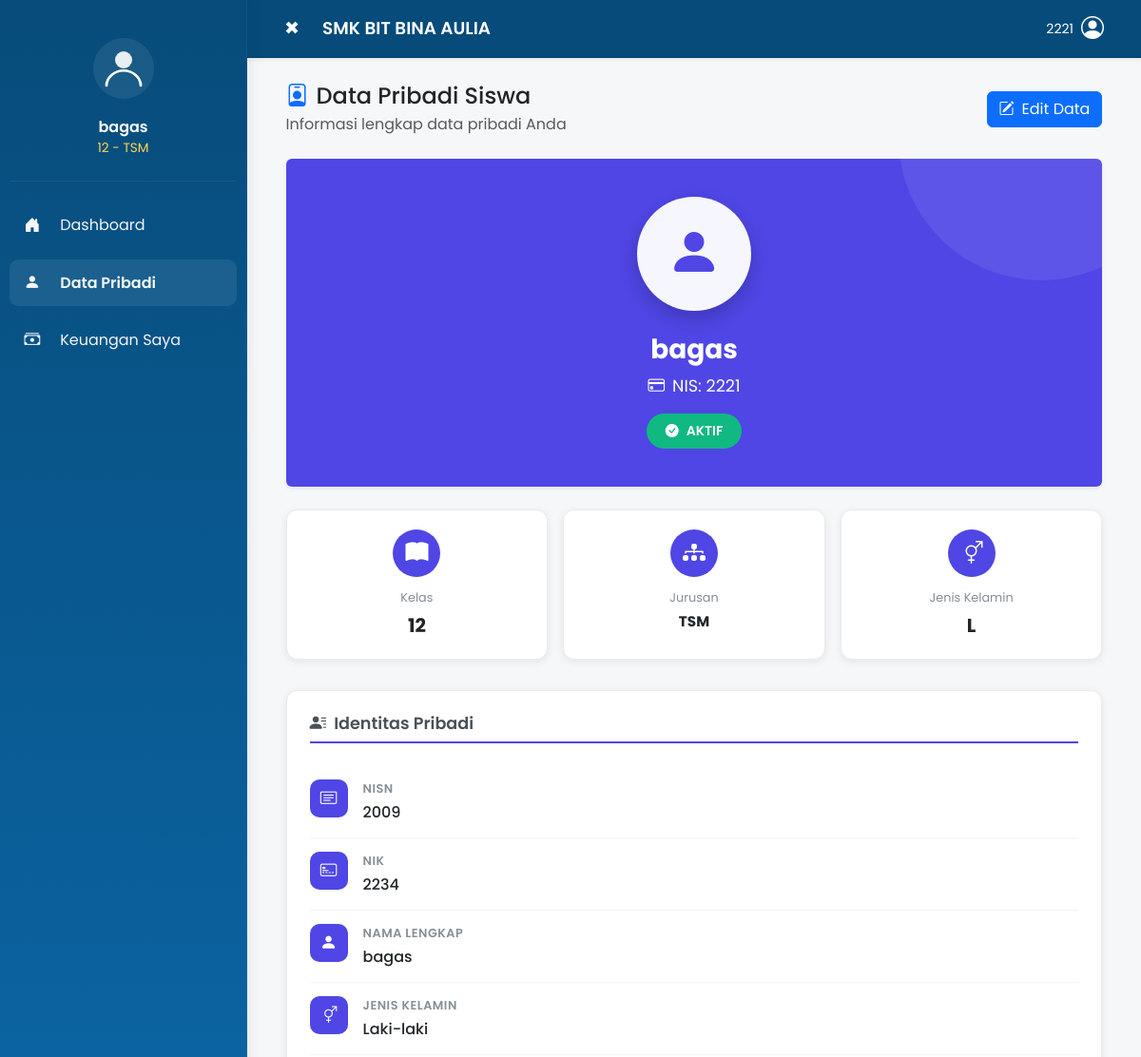
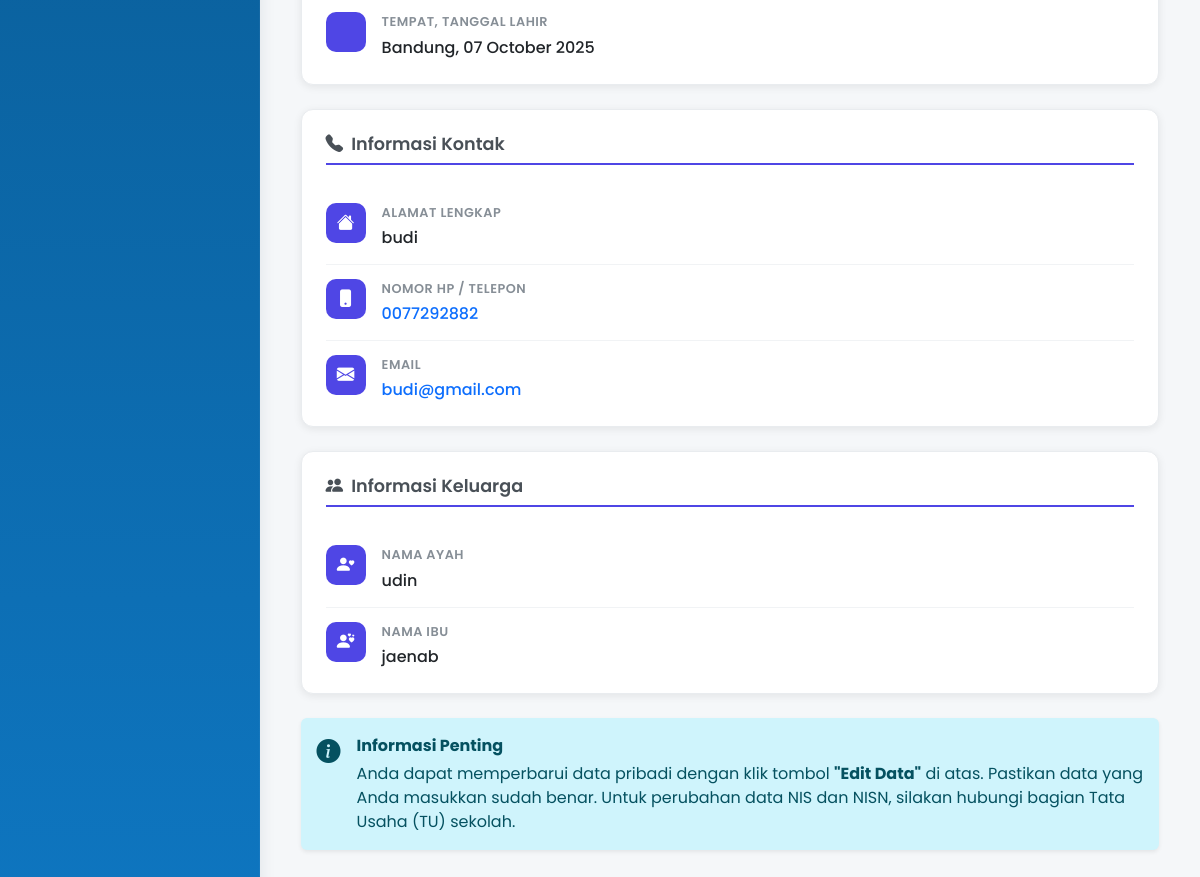
/student/profile.php (signed in), run on the app's committed database (2 pictures, top to bottom).
### tables this page shows
CREATE TABLE `siswa` (
  `nis` varchar(20) NOT NULL,
  `nisn` varchar(20) DEFAULT NULL,
  `user_id` int NOT NULL,
  `nama` varchar(100) NOT NULL,
  `tempat_lahir` varchar(100) DEFAULT NULL,
  `tanggal_lahir` date DEFAULT NULL,
  `jk` char(1) NOT NULL,
  `kelas` varchar(10) DEFAULT NULL,
  `jurusan` varchar(50) DEFAULT NULL,
  `nik` varchar(20) DEFAULT NULL,
  `ayah` varchar(100) DEFAULT NULL,
  `ibu` varchar(100) DEFAULT NULL,
  `alamat` text,
  `email` varchar(100) DEFAULT NULL,
  `no_hp` varchar(20) DEFAULT NULL,
  `status_siswa` enum('aktif','lulus','keluar','pindah') DEFAULT 'aktif',
  `foto` varchar(255) DEFAULT NULL
);

### public/auth_check.php (called while the page is built, shortened)
<?php
$adminName = $_SESSION['username'] ?? 'User';
?>

### public/student/profile.php (the view, shortened to what this page needs)
<?php
require_once __DIR__ . '/../config.php';
require_once __DIR__ . '/../auth_check.php';
$username = $_SESSION['username'];
$sql = "SELECT * FROM siswa WHERE nis = '$username' LIMIT 1";
$result = $conn->query($sql);
$siswa = $result->fetch_assoc();
?>
<!doctype html>
<html lang="en">
<head>
  <link href="https://cdn.jsdelivr.net/npm/bootstrap@5.3.2/dist/css/bootstrap.min.css" rel="stylesheet">
  <link href="https://cdn.jsdelivr.net/npm/bootstrap-icons@1.10.5/font/bootstrap-icons.css" rel="stylesheet">
  <link rel="stylesheet" href="/css/dashboard.css">
  <link rel="stylesheet" href="/css/responsive.css">
</head>
<body class="has-sidebar">
  <aside class="sidebar" id="sidebar">
    <div class="sidebar-header text-center py-4">
      <div class="profile-avatar mb-2">
        <svg width="54" height="54" viewBox="0 0 24 24" fill="none" xmlns="http://www.w3.org/2000/svg">
          <circle cx="12" cy="8" r="4" fill="#fff" opacity="0.9"/>
          <path d="M4 20c0-4 4-7 8-7s8 3 8 7" stroke="#fff" stroke-width="1.2" stroke-linecap="round" stroke-linejoin="round"/>
        </svg>
      </div>
      <div class="profile-name"><?php echo htmlspecialchars($siswa['nama']); ?></div>
      <div class="profile-role text-muted">
        <?php
        echo htmlspecialchars($siswa['kelas']);
        if (!empty($siswa['jurusan'])) {
          echo ' - ' . htmlspecialchars($siswa['jurusan']);
        }
        ?>
      </div>
    </div>
    <nav class="sidebar-nav" role="navigation" aria-label="Main menu">
      <ul class="nav flex-column">
        <li class="nav-item">
          <a class="nav-link" href="index.php">
            <i class="bi bi-house-door-fill me-2"></i>
            <span class="nav-text">Dashboard</span>
          </a>
        </li>
        <li class="nav-item">
          <a class="nav-link active" href="profile.php">
            <i class="bi bi-person-fill me-2"></i>
            <span class="nav-text">Data Pribadi</span>
          </a>
        </li>
        <li class="nav-item">
          <a class="nav-link" href="finance.php">
            <i class="bi bi-cash-stack me-2"></i>
            <span class="nav-text">Keuangan Saya</span>
          </a>
        </li>
      </ul>
    </nav>
  </aside>
  <div class="main-wrapper">
    <header class="topbar shadow-sm">
      <div class="container-fluid d-flex align-items-center justify-content-between">
        <div class="d-flex align-items-center">
          <button id="sidebarToggle" class="btn btn-toggle btn-sm me-3">☰</button>
          <h1 class="app-title mb-0">SMK BIT BINA AULIA</h1>
        </div>
        <div class="d-flex align-items-center">
          <div class="dropdown">
            <button class="btn d-flex align-items-center gap-2"
                    type="button"
                    id="userDropdown"
                    onclick="toggleUserDropdown(event)">
              <span class="d-none d-md-inline text-white" style="font-size: 0.875rem;"><?php echo htmlspecialchars($adminName); ?></span>
              <i class="bi bi-person-circle text-white" style="font-size: 1.5rem;"></i>
            </button>
          </div>
        </div>
      </div>
    </header>
    <main class="content">
      <div class="container-fluid">
        <div class="d-flex justify-content-between align-items-center mb-4">
          <div>
            <h4 class="mb-1"><i class="bi bi-person-badge me-2 text-primary"></i>Data Pribadi Siswa</h4>
            <p class="text-muted mb-0">Informasi lengkap data pribadi Anda</p>
          </div>
          <button class="btn btn-primary" onclick="openEditModal()">
            <i class="bi bi-pencil-square me-2"></i>Edit Data
          </button>
        </div>
        <div class="row">
          <div class="col-12">
            <div class="card shadow-sm mb-4 border-0 overflow-hidden">
              <div class="profile-header text-center">
                <div class="profile-avatar-large">
                  <i class="bi bi-person-fill" style="font-size: 3.5rem; color: #4F46E5;"></i>
                </div>
                <h3 class="mb-2 fw-bold"><?php echo htmlspecialchars($siswa['nama']); ?></h3>
                <p class="mb-3 opacity-90" style="font-size: 1.1rem;">
                  <i class="bi bi-credit-card me-2"></i>NIS: <?php echo htmlspecialchars($siswa['nis']); ?>
                </p>
                <div>
                  <span class="status-badge <?php echo $siswa['status_siswa'] === 'aktif' ? 'status-aktif' : 'status-lulus'; ?>">
                    <i class="bi bi-<?php echo $siswa['status_siswa'] === 'aktif' ? 'check-circle-fill' : 'award-fill'; ?>"></i>
                    <?php echo strtoupper($siswa['status_siswa']); ?>
                  </span>
                </div>
              </div>
            </div>
            <div class="quick-stats">
              <div class="stat-card">
                <div class="stat-icon">
                  <i class="bi bi-book-fill"></i>
                </div>
                <div class="stat-label">Kelas</div>
                <div class="stat-value"><?php echo htmlspecialchars($siswa['kelas']); ?></div>
              </div>
              <div class="stat-card">
                <div class="stat-icon">
                  <i class="bi bi-diagram-3-fill"></i>
                </div>
                <div class="stat-label">Jurusan</div>
                <div class="stat-value" style="font-size: 0.95rem;"><?php echo htmlspecialchars($siswa['jurusan']); ?></div>
              </div>
              <div class="stat-card">
                <div class="stat-icon">
                  <i class="bi bi-gender-ambiguous"></i>
                </div>
                <div class="stat-label">Jenis Kelamin</div>
                <div class="stat-value"><?php echo $siswa['jk'] === 'L' ? 'L' : 'P'; ?></div>
              </div>
            </div>
            <div class="info-card">
              <h5 class="section-title">
                <i class="bi bi-person-lines-fill"></i>
                Identitas Pribadi
              </h5>
              <div class="info-item">
                <div class="info-icon">
                  <i class="bi bi-card-text"></i>
                </div>
                <div class="info-content">
                  <div class="info-label">NISN</div>
                  <div class="info-value"><?php echo htmlspecialchars($siswa['nisn']); ?></div>
                </div>
              </div>
              <div class="info-item">
                <div class="info-icon">
                  <i class="bi bi-credit-card-2-front"></i>
                </div>
                <div class="info-content">
                  <div class="info-label">NIK</div>
                  <div class="info-value"><?php echo htmlspecialchars($siswa['nik'] ?? '-'); ?></div>
                </div>
              </div>
              <div class="info-item">
                <div class="info-icon">
                  <i class="bi bi-person-fill"></i>
                </div>
                <div class="info-content">
                  <div class="info-label">Nama Lengkap</div>
                  <div class="info-value"><?php echo htmlspecialchars($siswa['nama']); ?></div>
                </div>
              </div>
              <div class="info-item">
                <div class="info-icon">
                  <i class="bi bi-gender-ambiguous"></i>
                </div>
                <div class="info-content">
                  <div class="info-label">Jenis Kelamin</div>
                  <div class="info-value"><?php echo $siswa['jk'] === 'L' ? 'Laki-laki' : 'Perempuan'; ?></div>
                </div>
              </div>
              <div class="info-item">
                <div class="info-icon">
                </div>
                <div class="info-content">
                  <div class="info-label">Tempat, Tanggal Lahir</div>
                  <div class="info-value">
                    <?php
                      echo htmlspecialchars($siswa['tempat_lahir']) . ', ' .
                           date('d F Y', strtotime($siswa['tanggal_lahir']));
                    ?>
                  </div>
                </div>
              </div>
            </div>
            <div class="info-card">
              <h5 class="section-title">
                <i class="bi bi-telephone-fill"></i>
                Informasi Kontak
              </h5>
              <div class="info-item">
                <div class="info-icon">
                  <i class="bi bi-house-fill"></i>
                </div>
                <div class="info-content">
                  <div class="info-label">Alamat Lengkap</div>
                  <div class="info-value"><?php echo nl2br(htmlspecialchars($siswa['alamat'])); ?></div>
                </div>
              </div>
              <div class="info-item">
                <div class="info-icon">
                  <i class="bi bi-phone-fill"></i>
                </div>
                <div class="info-content">
                  <div class="info-label">Nomor HP / Telepon</div>
                  <div class="info-value">
                    <a href="tel:<?php echo htmlspecialchars($siswa['no_hp']); ?>" class="text-decoration-none">
                      <?php echo htmlspecialchars($siswa['no_hp']); ?>
                    </a>
                  </div>
                </div>
              </div>
              <div class="info-item">
                <div class="info-icon">
                  <i class="bi bi-envelope-fill"></i>
                </div>
                <div class="info-content">
                  <div class="info-label">Email</div>
                  <div class="info-value">
                    <a href="mailto:<?php echo htmlspecialchars($siswa['email'] ?? ''); ?>" class="text-decoration-none">
                      <?php echo htmlspecialchars($siswa['email'] ?? '-'); ?>
                    </a>
                  </div>
                </div>
              </div>
            </div>
            <div class="info-card">
              <h5 class="section-title">
                <i class="bi bi-people-fill"></i>
                Informasi Keluarga
              </h5>
              <div class="info-item">
                <div class="info-icon">
                  <i class="bi bi-person-heart"></i>
                </div>
                <div class="info-content">
                  <div class="info-label">Nama Ayah</div>
                  <div class="info-value"><?php echo htmlspecialchars($siswa['ayah'] ?? '-'); ?></div>
                </div>
              </div>
              <div class="info-item">
                <div class="info-icon">
                  <i class="bi bi-person-hearts"></i>
                </div>
                <div class="info-content">
                  <div class="info-label">Nama Ibu</div>
                  <div class="info-value"><?php echo htmlspecialchars($siswa['ibu'] ?? '-'); ?></div>
                </div>
              </div>
            </div>
            <div class="alert alert-info d-flex align-items-start border-0 shadow-sm">
              <i class="bi bi-info-circle-fill fs-4 me-3"></i>
              <div>
                <strong>Informasi Penting</strong>
                <p class="mb-0 mt-1">Anda dapat memperbarui data pribadi dengan klik tombol <strong>"Edit Data"</strong> di atas. Pastikan data yang Anda masukkan sudah benar. Untuk perubahan data NIS dan NISN, silakan hubungi bagian Tata Usaha (TU) sekolah.</p>
              </div>
            </div>
          </div>
        </div>
      </div>
    </main>
  </div>
</body>
</html>

### public/css/dashboard.css (style rules this page uses)
:root { --sidebar-width: 260px; --sidebar-collapsed-width: 72px; --primary-blue: #0b63a8; --dark-blue: #064b7a; --bg: #f5f7f9; }
* { box-sizing: border-box }
html, body { height: 100% }
body { font-family: 'Poppins', system-ui, -apple-system, 'Segoe UI', Roboto, "Helvetica Neue", Arial; background: var(--bg); margin: 0 }
.has-sidebar { display: flex }
.sidebar { width: var(--sidebar-width); min-height: 100vh; background: linear-gradient(180deg, #074c7a 0%, #0e75bf 100%); color: #fff; position: fixed; left: 0; top: 0; bottom: 0; padding: 1rem 0.6rem; transition: width .25s ease, transform .25s ease, box-shadow .18s ease; z-index: 1000; box-shadow: 3px 0 18px rgba(0, 0, 0, 0.18); border-right: 1px #000; }
.sidebar-header { border-bottom: 1px solid rgba(255, 255, 255, 0.06) }
.profile-avatar { width: 64px; height: 64px; border-radius: 50%; display: inline-flex; align-items: center; justify-content: center; background: rgba(255, 255, 255, 0.08) }
.profile-name { font-weight: 600; margin-top: .6rem }
.profile-role { font-size: .85rem; }
.profile-role.text-muted { color: #ffd54d !important; }
.sidebar .nav-link { color: rgba(255, 255, 255, 0.95); padding: .75rem 1rem; border-radius: .6rem; margin: .35rem 0; display: flex; align-items: center; gap: .6rem }
.sidebar .nav-link i { font-size: 1.05rem; min-width: 20px }
.sidebar .nav-link .nav-text { white-space: nowrap }
.sidebar .nav-link.active { background: rgba(255, 255, 255, 0.08); font-weight: 600 }
.main-wrapper { margin-left: var(--sidebar-width); flex: 1; min-height: 100vh; display: flex; flex-direction: column; transition: margin-left .25s ease }
.topbar { background: var(--dark-blue); color: #fff; padding: .5rem 1rem; border-bottom: 2px solid #000; box-shadow: 0 4px 10px rgba(0, 0, 0, 0.12); }
.topbar .app-title { font-size: 1.15rem; font-weight: 600; color: #fff }
.btn-toggle { background: transparent; border: 0; color: #fff; font-size: 1.2rem }
.content { padding: 1.6rem }
.info-card { transition: transform .18s ease, box-shadow .18s ease; padding: 1.1rem }
.sidebar { width: var(--sidebar-width); min-height: 100vh; background: linear-gradient(180deg, #074c7a 0%, #0e75bf 100%); color: #fff; position: fixed; left: 0; top: 0; bottom: 0; padding: 1rem 0.6rem; transition: width .25s ease, transform .25s ease, box-shadow .18s ease; z-index: 1000; box-shadow: 2px 0 14px rgba(7, 35, 68, 0.08); border-right: 1px solid rgba(255, 255, 255, 0.04); }
.profile-role { font-size: .85rem }
.sidebar-nav { margin-top: 1rem }
.topbar { background: var(--dark-blue); color: #fff; padding: .5rem 1rem; border-bottom: 1px solid rgba(0, 0, 0, 0.08); box-shadow: 0 2px 6px rgba(7, 35, 68, 0.04) }

### public/css/responsive.css (style rules this page uses)
html { font-size: 16px; -webkit-text-size-adjust: 100%; -moz-text-size-adjust: 100%; -ms-text-size-adjust: 100%; }
body { overflow-x: hidden; min-width: 320px; }
img, svg, video, canvas { max-width: 100%; height: auto; }
.container, .container-fluid { padding-left: 15px; padding-right: 15px; }
.row { margin-left: -15px; margin-right: -15px; }
[class*="col-"] { padding-left: 15px; padding-right: 15px; }
@media (min-width: 1200px) { .sidebar { width: var(--sidebar-width, 260px); } }
@media (min-width: 1200px) { .main-wrapper { margin-left: var(--sidebar-width, 260px); } }

### data on the page
siswa: nama "bagas", kelas "12", jurusan "TSM", nis "2221", status_siswa "AKTIF", nisn "2009", nik "2234", tempat_lahir "Bandung", tanggal_lahir "07 October 2025", alamat "budi", no_hp "0077292882", email "budi@gmail.com", ayah "udin", ibu "jaenab"

### other printed values
$adminName "2221"
